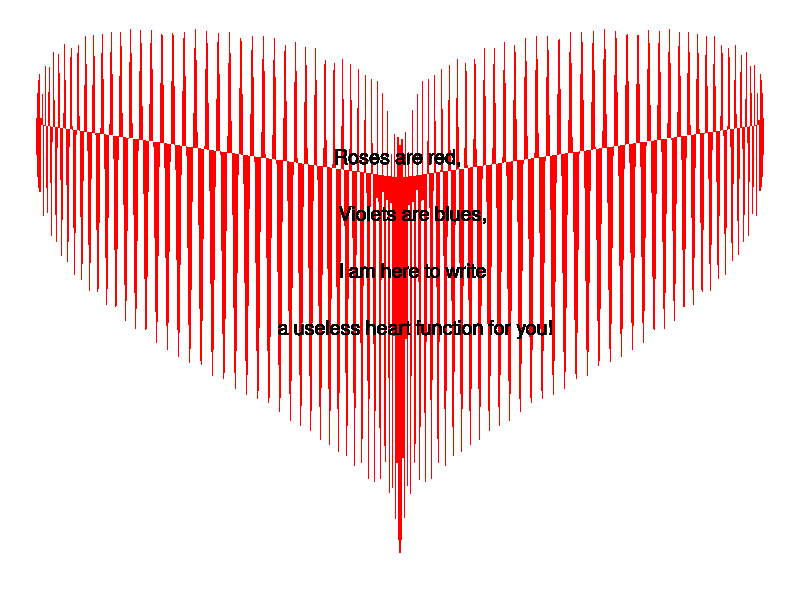

This chart was generated by the following R code:
##########################################
# 
# Valentine useless R function Poem
# in a Heart
#
# Series:
# Little Useless-useful R functions #18
# Created: February 02, 2021
# Author: Tomaz Kastrun
# Blog: tomaztsql.wordpress.com
# V.1.0

# Changelog: 
#
###########################################

library(tidyverse)


ValentinePoem <- function(){
df<- data_frame(t = seq(-pi, 0, 0.001),
           x1 = (sin(t)*sin(t)),
           x2 = x1*-1,
           #y = 15*cos(t) - 5*cos(2*t) - 3*cos(3*t) - 3*cos(4*t)
           y = sqrt(cos(t))*cos(200*t) + sqrt(abs(t)) - 0.7*(4 - t^2)^0.01
           ) %>%
gather(heart, x,x1,x2)
p <- ggplot(df, aes(x, y)) + geom_polygon(fill = "Red") + theme_void() +
  geom_text(size=5,aes(x=0, y=0, label="Roses are red, \n
      Violets are blues, \n
      I am here to write \n
      a useless heart function for you!"), col="black") +  theme(legend.position = "none")
return(p)
}

# Run function
ValentinePoem()
